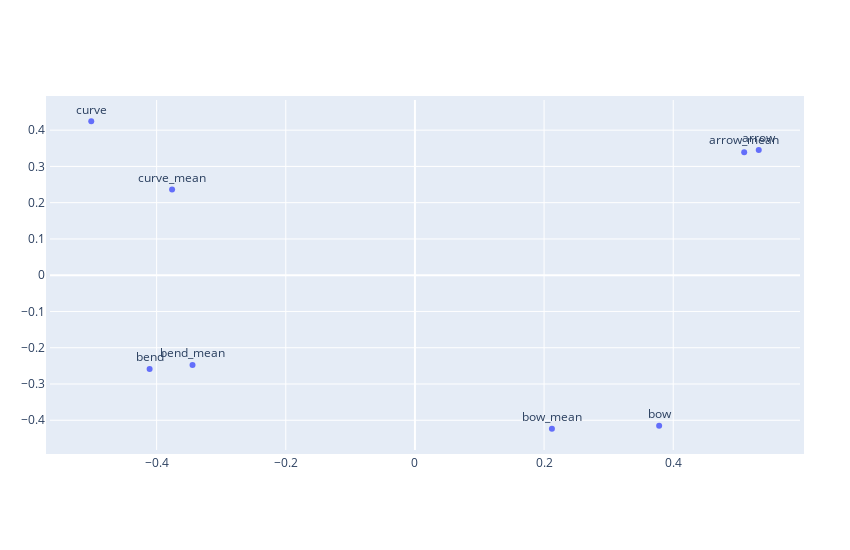

The notebook cell this image was saved under:
### Code cell
def reduce_dimensions_pca_norm_with_mean_labels_randomInput(lexi):
    
    num_dimensions = 2  # final num dimensions (2D, 3D, etc)
    means_vector = []
    means_label = []
    vectors = [] # positions in vector space
    labels = [] # keep track of words to label our data again later
    for ls in lexi:
        counter = 0
        for word in ls:
            vectors.append(model.wv.word_vec(word, use_norm=True))
            labels.append(word)
            all_forms = [i for i in lexi_dic[word]]
            all_forms_vectors = np.vstack(model.wv.word_vec(word, use_norm=True) for word in all_forms).astype('float32')
            mean_all_forms = np.mean(all_forms_vectors, axis=0)
            means_label.append("{words}_mean".format(words = all_forms[0]))
            means_vector.append(mean_all_forms)
    # convert both lists into numpy vectors for reduction
    vectors = np.asarray(vectors)
    labels = np.asarray(labels)
    
    means_vector = np.asarray(means_vector)
    means_label = np.asarray(means_label)
    
    # concatenating the arrays; 
    
    vectors2 = np.concatenate([vectors,means_vector])
    labels2 = np.concatenate([labels,means_label])

    # reduce using PCA
    vectors2 = np.asarray(vectors2)
    pca = PCA(n_components=num_dimensions, random_state=0)
    vectors2 = pca.fit_transform(vectors2)
    
    x_vals = [v[0] for v in vectors2]
    y_vals = [v[1] for v in vectors2]
    
    sh = len(means_vector)
    means_x_vals = [v[0] for v in vectors2[-sh:]]
    means_y_vals = [v[1] for v in vectors2[-sh:]]
    
    return x_vals, y_vals, labels2, means_label, means_x_vals, means_y_vals, 
x_vals, y_vals, labels, means_label, means_x_vals, means_y_vals  = reduce_dimensions_pca_norm_with_mean_labels_randomInput([list(homographs.iloc[12].values)[0:4]])
plot_with_plotly(x_vals, y_vals, labels)

### Figure 1 — Plotly figure (JSON) as saved in the notebook; plotly's stock layout.template omitted (floating-point values rounded to 4 significant figures)
{"data": [{"mode": "text+markers", "text": ["bend", "curve", "bow", "arrow", "bend_mean", "curve_mean", "bow_mean", "arrow_mean"], "textposition": "top center", "type": "scatter", "x": [-0.4109, -0.5013, 0.3782, 0.5324, -0.3444, -0.3761, 0.2121, 0.5099], "y": [-0.2589, 0.4245, -0.4152, 0.3454, -0.2478, 0.2363, -0.4235, 0.3391]}], "layout": {"autosize": false, "height": 550, "margin": {"b": 100, "l": 50, "pad": 4, "r": 50, "t": 100}, "width": 850}}
